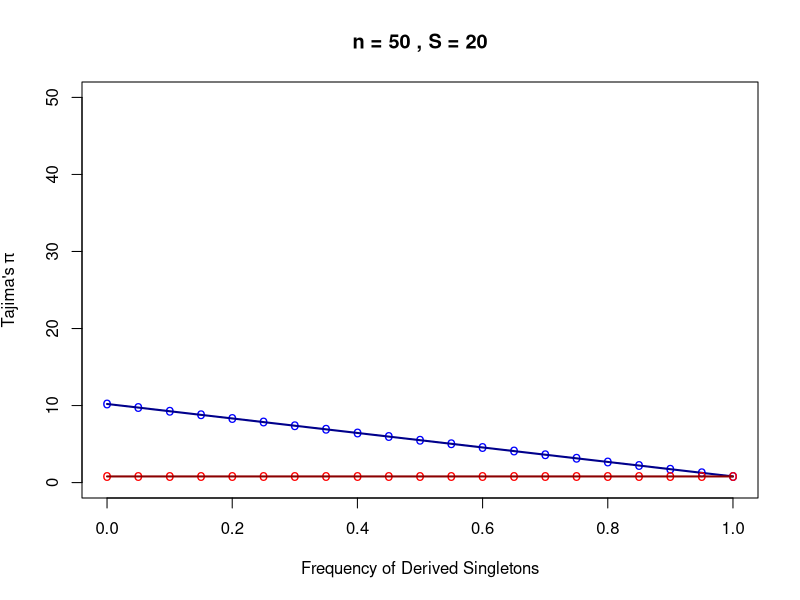
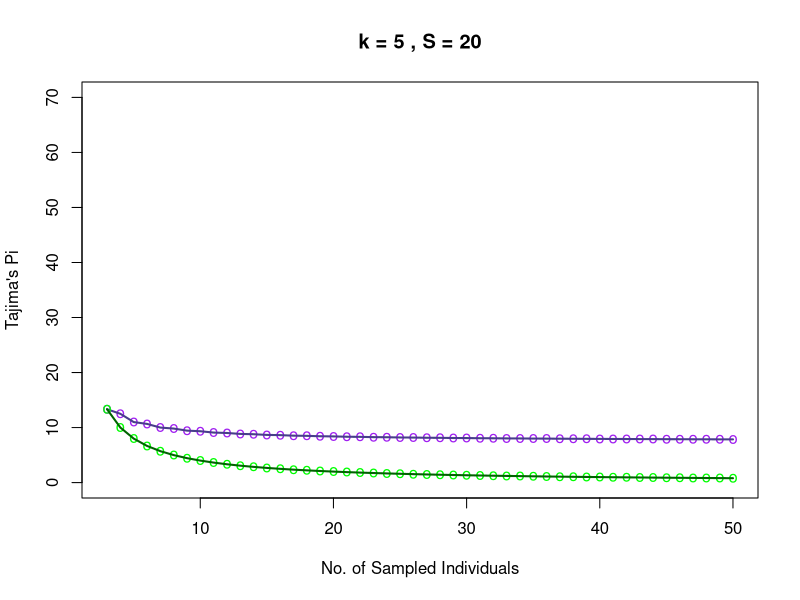
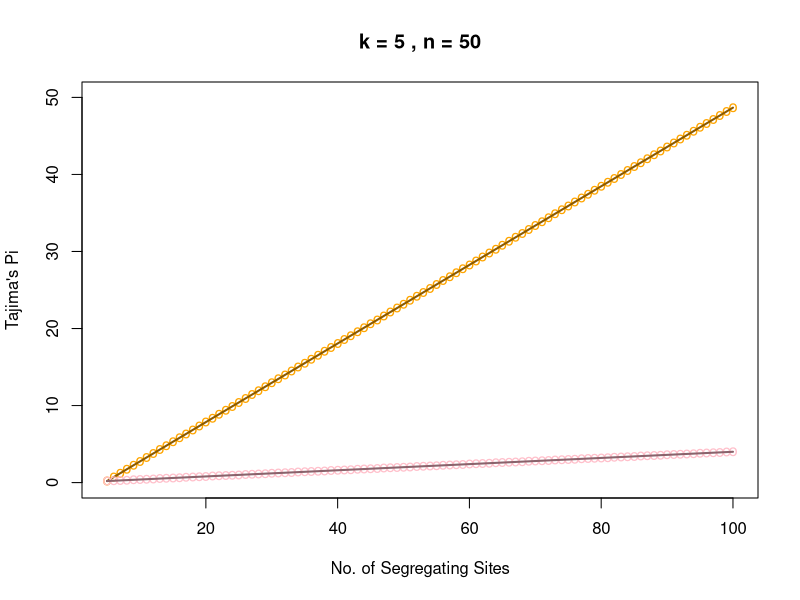
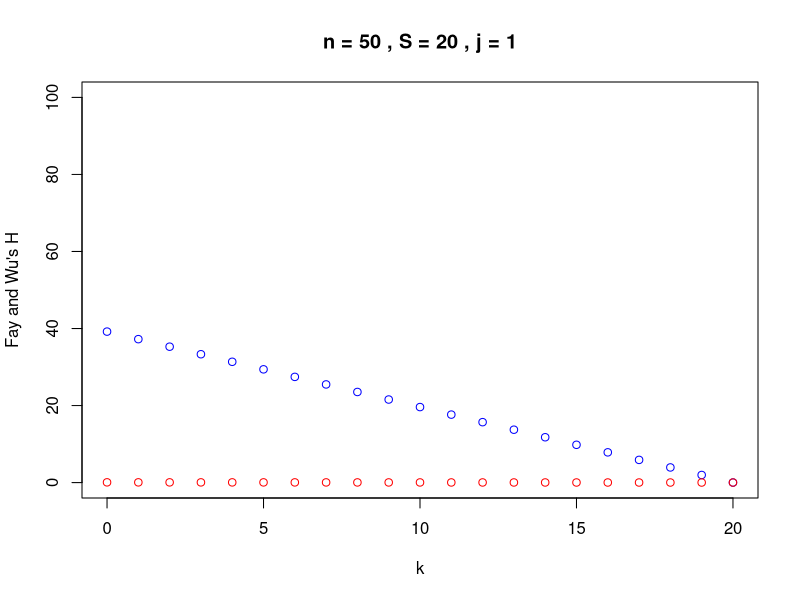
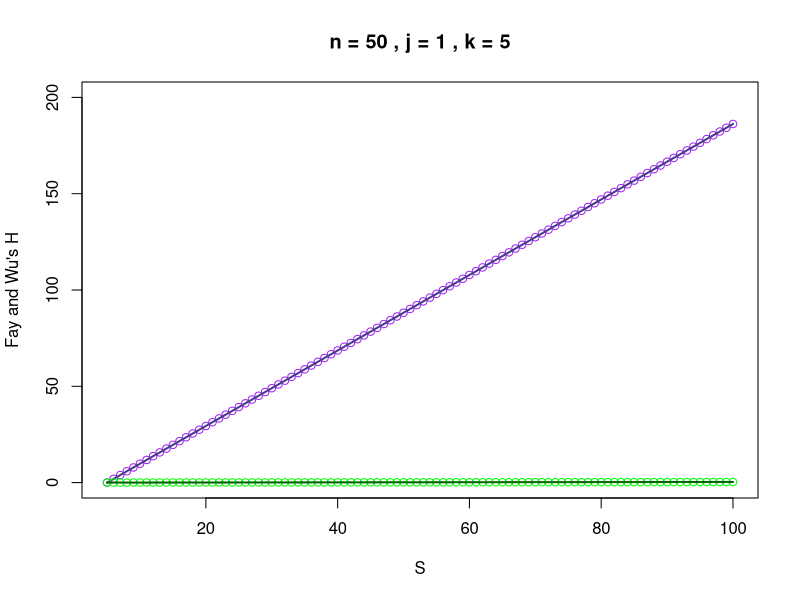
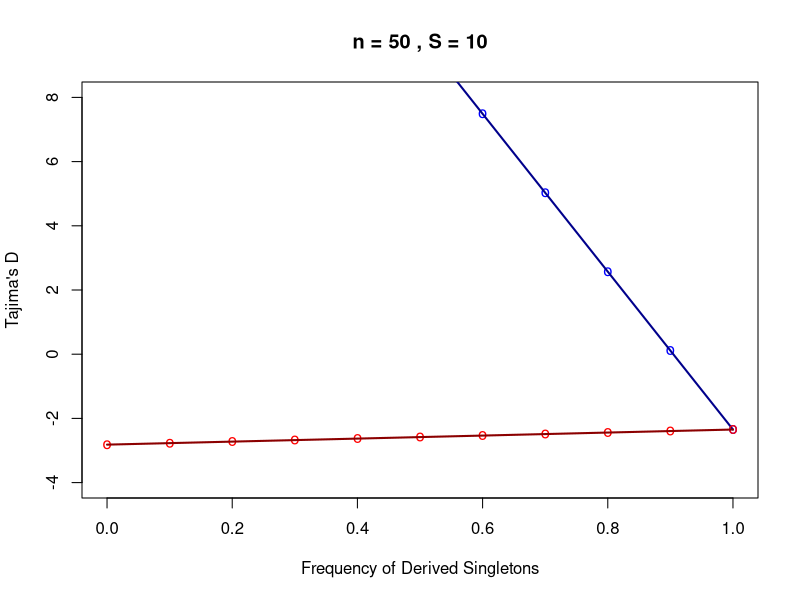
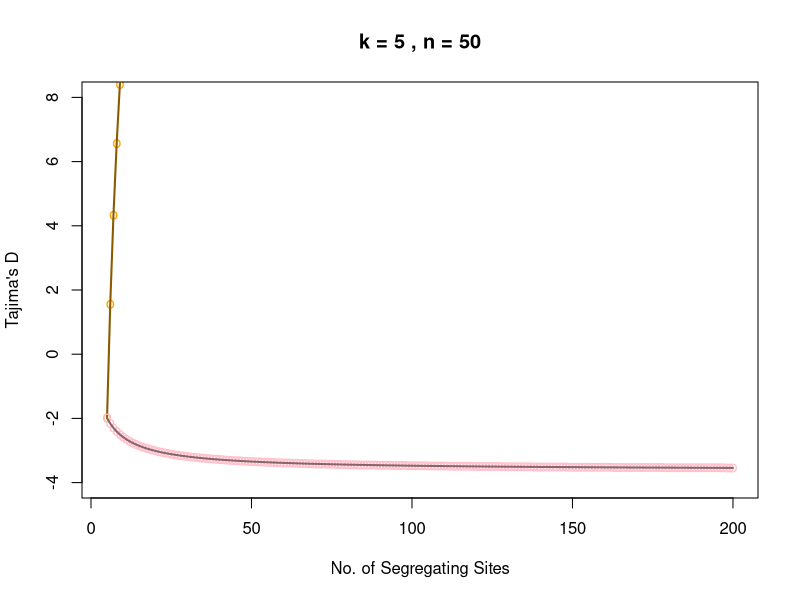
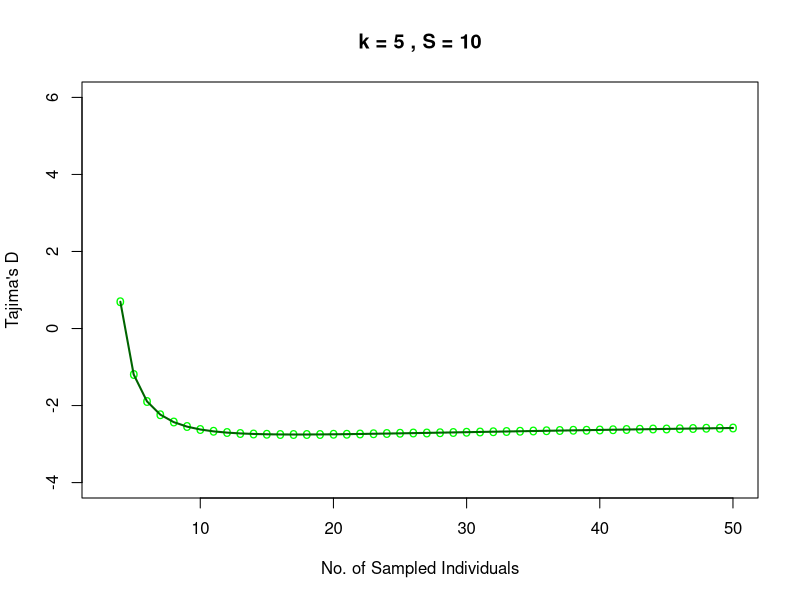

Reproduce these figures in R, in order.
####### R code for Theta Bounds and Difference Statistics #######
####### Version 2.0: (8/30/2017)                          #######
####### By Alan Aw                                        #######

##### Bounds are mathematical, so 
##### work for any mutation model 
##### (infinite sites, infinite alleles) #####

#### Paramaters ####
S = 100 # Segregating Sites
n = 50 # Individuals
j = 1 # Component of SFS, must be in [1,n-1]
k = 5 # Value of \xi_j, must be in [0,S]
####

###########################################
######### Theta Estimator Bounds ##########
###########################################

#### Tajima's Pi ####
f.max <- function(n,j) { # Helper function: get upper bound
  f.max.out = 0 
  for (i in 1:(n-1)) {
    if (i!=j & i*(n-i) > f.max.out) {
      f.max.out = i * (n-i)
    }
  }
  return(f.max.out)
}

f.min <- function(n,j) { # Helper function: get lower bound
  f.min.out = n * n 
  for (i in 1:(n-1)) {
    if (i!=j & i*(n-i) < f.min.out) {
      f.min.out = i * (n-i)
    }
  }
  return(f.min.out)
}

### Upper Bound ###
f.thetaPi.max <- function(n,S,j,k) { 
  (k*j*(n-j) + (S-k)*f.max(n,j)) / choose(n,2)
}

### Lower Bound ###
f.thetaPi.min <- function(n,S,j,k) {
  (k*j*(n-j) + (S-k)*f.min(n,j)) / choose(n,2)
} 

### Example Plots ###
## Initialize some parameters ##
n=50
S=20
j=1
k=5

## Let's plot dependence of
## Tajima's Pi on k ##

# This has been changed to a function
# =====================================================================================================
plot_tajima_Pi_k = function(n, S, j){
  vec.k = c(0:S) 
  vec.thetaPi.max = f.thetaPi.max(n,S,j,vec.k)
  plot(vec.k/S,vec.thetaPi.max, xlab="Frequency of Derived Singletons", ylab=expression("Tajima's"~pi),col="blue",ylim=c(0,50),main=paste("n =",n,", S =", S),pch="o")
  lines(vec.k/S, vec.thetaPi.max, xlim=range(vec.k), ylim=range(vec.thetaPi.max), col="blue4",lwd=2,pch=16)
  vec.thetaPi.min = f.thetaPi.min(n,S,j,vec.k) 
  points(vec.k/S,vec.thetaPi.min,col="red",pch="o") 
  lines(vec.k/S, vec.thetaPi.min, xlim=range(vec.k), ylim=range(vec.thetaPi.min), col="darkred",lwd=2,pch=16)
}

plot_tajima_Pi_k(n,S,j)
# =====================================================================================================

## Let's plot dependence of
## Tajima's Pi on n ##
n.lower=3
n.upper=50

plot_tajima_Pi_n = function(n.lower, n.upper,j, k){
  vec.n = c(n.lower:n.upper)
  vec.thetaPi.max=c(1:length(vec.n))
  
  for (i in 1:length(vec.n)) {
    vec.thetaPi.max[i]=f.thetaPi.max(i+n.lower-1,S,j,k) 
  }
  plot(vec.n,vec.thetaPi.max, xlab="No. of Sampled Individuals", ylab="Tajima's Pi",col="purple",ylim=c(0,70),main=paste("k =",k,", S =",S),pch="o")
  lines(vec.n, vec.thetaPi.max, xlim=range(vec.n), ylim=range(vec.thetaPi.max), col="darkslateblue",lwd=2,pch=16)
  print(vec.n)
  vec.thetaPi.min=c(1:length(vec.n))
  print(vec.thetaPi.min)
  for (i in 1:length(vec.n)) {
    vec.thetaPi.min[i]=f.thetaPi.min(i+n.lower-1,S,j,k) 
  }
  points(vec.n,vec.thetaPi.min,col="green",pch="o") 
  lines(vec.n, vec.thetaPi.min, xlim=range(vec.n), ylim=range(vec.thetaPi.min), col="darkgreen",lwd=2,pch=16)
}

plot_tajima_Pi_n(n.lower,n.upper,j, k)
# =====================================================================================================

## Let's plot dependence of
## Tajima's Pi on S ##


plot_tajima_Pi_S = function(n, S, k, j){
  vec.S = seq(from=k,to=100,by=1) 
  vec.thetaPi.max = f.thetaPi.max(n,vec.S,j,k)
  plot(vec.S,vec.thetaPi.max, xlab="No. of Segregating Sites", ylab="Tajima's Pi",col="orange",ylim=c(0,50),main=paste("k =",k,", n =",n),pch="o")
  lines(vec.S, vec.thetaPi.max, xlim=range(vec.S), ylim=range(vec.thetaPi.max), col="orange4",lwd=2,pch=16)
  vec.thetaPi.min = f.thetaPi.min(n,vec.S,j,k)
  points(vec.S,vec.thetaPi.min,col="pink",pch="o") 
  lines(vec.S, vec.thetaPi.min, xlim=range(vec.S), ylim=range(vec.thetaPi.min), col="pink4",lwd=2,pch=16)
}

plot_tajima_Pi_S(n, S, k, j)

# =====================================================================================================

####

#### Fay and Wu's H ####
#### DO NOT RUN THIS PART IN CONJUNCTION 
#### with Tajima's Pi code above! ####

f.max <- function(n,j) { # Helper function: get upper bound
  f.max.out = 0 
  for (i in 1:(n-1)) {
    if (i!=j & i*i > f.max.out) {
      f.max.out = i*i
    }
  }
  return(f.max.out)
}

f.min <- function(n,j) { # Helper function: get lower bound
  f.min.out = n * n 
  for (i in 1:(n-1)) {
    if (i!=j & i*i < f.min.out) {
      f.min.out = i*i
    }
  }
  return(f.min.out)
}

### Upper Bound ###
f.thetaH.max <- function(n,S,j,k) { 
  (k*j*j + (S-k)*f.max(n,j)) / choose(n,2)
}

### Lower Bound ###
f.thetaH.min <- function(n,S,j,k) {
  (k*j*j + (S-k)*f.min(n,j)) / choose(n,2)
}

### Example Plots ###
##
n=50
S=20
j=1

## Let's plot dependence of
## Fay and Wu's H on k ##
plot_Fay_H_k = function(n,S,j){
  vec.k = c(0:S)
  vec.thetaH.max = f.thetaH.max(n,S,j,vec.k)
  plot(vec.k,vec.thetaH.max, xlab="k", ylab="Fay and Wu's H",col="blue",ylim=c(0,100),main=paste("n =",n,", S =",S,", j =",j))
  vec.thetaH.min = f.thetaH.min(n,S,j,vec.k)
  points(vec.k,vec.thetaH.min,col="red") 
}

plot_Fay_H_k(n,S,j)

## Let's plot dependence of
## Fay and Wu's H on S ##
plot_Fay_H_S = function(n,S,j,k){
  vec.S = seq(from=k,to=100,by=1) 
  vec.thetaH.max = f.thetaH.max(n,vec.S,j,k)
  plot(vec.S,vec.thetaH.max, xlab="S", ylab="Fay and Wu's H",col="purple",ylim=c(0,200),main=paste("n =",n,", j =",j,", k =",k))
  lines(vec.S, vec.thetaH.max, xlim=range(vec.S), ylim=range(vec.thetaH.max), col="darkslateblue",lwd=2,pch=16)
  vec.thetaH.min = f.thetaH.min(n,vec.S,j,k)
  points(vec.S,vec.thetaH.min,col="green") 
  lines(vec.S, vec.thetaH.min, xlim=range(vec.S), ylim=range(vec.thetaH.min), col="darkgreen",lwd=2,pch=16)
}

plot_Fay_H_S(n,S,j,k)

###########################################
########## Difference Statistics ##########
###########################################

#### Helper Functions ####
little.a <- function(n) {
  harm.sum = 0
  for (i in 1:(n-1)) {
    harm.sum = harm.sum + 1/i
  }
  return(harm.sum)
}

big.a <- function(n) {
  harm.sum.square = 0
  for (i in 1:(n-1)) {
    harm.sum.square = harm.sum.square + 1/(i^2)
  }
  return(harm.sum.square)
}

### For Tajima's D ### (see Simonsen, Churchill, Aquadro, 1995)
v.T <- function(n) {
  (2*(n^2+n+3)/(9*n*(n-1))-(n+2)/(little.a(n)*n) + big.a(n)/(little.a(n))^2) / (little.a(n)^2+big.a(n))
}

u.T <- function(n) {
  (((n+1)/(3*(n-1))-1/little.a(n))/little.a(n)) - v.T(n) 
} ###

### For Fu and Li's F ### (see Simonsen, Churchill, Aquadro, 1995)
v.F <- function(n) {
  ((2*n^3 + 110*n^2 -255*n + 153)/(9*n^2*(n-1))+(2*(n-1)*little.a(n))/(n^2)-(8*big.a(n))/n) / (little.a(n)^2+big.a(n))
}

u.F <- function(n) {
  ((4*n^2+19*n+3-12*(n+1)*little.a(n+1))/(3*n*(n-1)))/little.a(n) - v.F(n)
}
#### Tajima's D ####

### Upper Bound ###
f.TajimaD.max <- function(n,S,j,k) {
  return((f.thetaPi.max(n,S,j,k) - S/little.a(n)) / sqrt(u.T(n)*S + v.T(n)*S*S))
}

### Lower Bound ###
f.TajimaD.min <- function(n,S,j,k) {
  (f.thetaPi.min(n,S,j,k) - S/little.a(n)) / sqrt(u.T(n)*S + v.T(n)*S*S)
}

## Let's plot dependence of
## Tajima's D on frequency of singletons, k ##
plot_tajima_D_k = function(n,S,j){
  vec.k = c(0:S)
  vec.TajimaD.max = f.TajimaD.max(n,S,j,vec.k)
  plot(vec.k/S,vec.TajimaD.max, xlab="Frequency of Derived Singletons", ylab="Tajima's D",col="blue",ylim=c(-4,8),main=paste("n =",n,", S =",S),pch="o")
  lines(vec.k/S, vec.TajimaD.max, xlim=range(vec.k), ylim=range(vec.TajimaD.max), col="blue4",lwd=2,pch=16)
  vec.TajimaD.min = f.TajimaD.min(n,S,j,vec.k)   
  points(vec.k/S,vec.TajimaD.min,col="red",pch="o") 
  lines(vec.k/S, vec.TajimaD.min, xlim=range(vec.k), ylim=range(vec.TajimaD.min), col="darkred",lwd=2,pch=16)
  
  }
n = 50 
S = 10 
j = 1
plot_tajima_D_k(n,S,j)

## Let's plot dependence of
## Tajima's D on S ##
plot_tajima_D_S = function(n,S,j,k){
  vec.S = seq(from=k,to=200,by=1) 
  vec.TajimaD.max = f.TajimaD.max(n,vec.S,j,k)
  plot(vec.S,vec.TajimaD.max, xlab="No. of Segregating Sites", ylab="Tajima's D",col="orange",xlim=range(vec.S), ylim=range(-4,8),main=paste("k =",k,", n =",n),pch="o")
  lines(vec.S, vec.TajimaD.max, xlim=range(vec.S), ylim=range(vec.TajimaD.max), col="orange4",lwd=2,pch=16)
  vec.TajimaD.min = f.TajimaD.min(n,vec.S,j,k)
  points(vec.S,vec.TajimaD.min,col="pink",pch="o") 
  lines(vec.S, vec.TajimaD.min, xlim=range(vec.S), ylim=range(vec.TajimaD.min), col="pink4",lwd=2,pch=16)
  
}
plot_tajima_D_S(n,S,j,k)

## Let's plot dependence of
## Tajima's D on n ##
n.lower=3
n.upper=50

plot_tajima_D_n = function(n.lower, n.upper, S,j,k){
  vec.n = c(n.lower:n.upper)
  vec.TajimaD.max=c(1:length(vec.n))
  for (i in 1:length(vec.n)) {
    vec.TajimaD.max[i]=f.TajimaD.max(i+n.lower-1,S,j,k) 
  }
  plot(vec.n,vec.TajimaD.max, xlab="No. of Sampled Individuals", ylab="Tajima's D",col="purple",xlim=range(vec.n), ylim=range(-4,6),main=paste("k =",k,", S =",S),pch="o")
  lines(vec.n, vec.TajimaD.max, xlim=range(vec.n), ylim=range(vec.TajimaD.max), col="darkslateblue",lwd=2,pch=16)
  vec.TajimaD.min=c(1:length(vec.n))
  for (i in 1:length(vec.n)) {
    vec.TajimaD.min[i]=f.TajimaD.min(i+n.lower-1,S,j,k) 
  }
  points(vec.n,vec.TajimaD.min,col="green",pch="o") 
  lines(vec.n, vec.TajimaD.min, xlim=range(vec.n), ylim=range(vec.TajimaD.min), col="darkgreen",lwd=2,pch=16)
}

plot_tajima_D_n(n.lower, n.upper, S,j,k)


#### Fu and Li's F ####

### Upper Bound ###
f.FuLiF.max <- function(n,S,j,k) {
  (f.thetaPi.max(n,S,j,k) - k) / sqrt(u.F(n)*S + v.F(n)*S*S)
}

### Lower Bound ###
f.FuLiF.min <- function(n,S,j,k) {
  (f.thetaPi.min(n,S,j,k) - k) / sqrt(u.F(n)*S + v.F(n)*S*S)
}

## Let's plot dependence of
## Fu and Li's F on frequency of singletons \xi_1 ##
plot_Fu_s = function(n,S,j){
  vec.k = c(0:S)
  vec.FuLiF.max = f.FuLiF.max(n,S,j,vec.k)
  plot(vec.k/S,vec.FuLiF.max, xlab="Frequency of Derived Singletons", ylab="Fu and Li's F",col="blue",ylim=c(-12,6),main=paste("n =",n,", S =",S),pch="o")
  lines(vec.k/S, vec.FuLiF.max, xlim=range(vec.k/S), ylim=range(vec.FuLiF.max), col="blue4",lwd=2,pch=16)
  vec.FuLiF.min = f.FuLiF.min(n,S,j,vec.k)   
  points(vec.k/S,vec.FuLiF.min,col="red",pch="o") 
  lines(vec.k/S, vec.FuLiF.min, xlim=range(vec.k/S), ylim=range(vec.FuLiF.min), col="darkred",lwd=2,pch=16)
}

plot_Fu_s(n,S,j)


## Let's plot dependence of
## Fu and Li's F on S ##
plot_Fu_li_S = function(n,S,j,k){
  vec.S = seq(from=k,to=200,by=1) 
  vec.FuLiF.max = f.FuLiF.max(n,vec.S,j,k)
  plot(vec.S,vec.FuLiF.max, xlab="No. of Segregating Sites", ylab="Fu and Li's F",col="orange",xlim=range(vec.S), ylim=range(-12,6),main=paste("k =",k,", n =",n),pch="o")
  lines(vec.S, vec.FuLiF.max, xlim=range(vec.S), ylim=range(vec.FuLiF.max), col="orange4",lwd=2,pch=16)
  vec.FuLiF.min = f.FuLiF.min(n,vec.S,j,k)
  points(vec.S,vec.FuLiF.min,col="pink",pch="o") 
  lines(vec.S, vec.FuLiF.min, xlim=range(vec.S), ylim=range(vec.FuLiF.min), col="pink4",lwd=2,pch=16)
  
}

plot_Fu_li_S(n,S,j,k)

## Let's plot dependence of
## Fu and Li's F on n ##
plot_Fu_li_n = function(n,S,j,k){
  n.lower=3
  n.upper=100
  vec.n = c(n.lower:n.upper)
  vec.FuLiF.max=c(1:length(vec.n))
  for (i in 1:length(vec.n)) {
    vec.FuLiF.max[i]=f.FuLiF.max(i+n.lower-1,S,j,k) 
  }
  plot(vec.n,vec.FuLiF.max, xlab="No. of Sampled Individuals", ylab="Fu and Li's F",col="purple",xlim=range(vec.n), ylim=range(-4,12),main=paste("k =",k,", S =",S),pch="o")
  lines(vec.n, vec.FuLiF.max, xlim=range(vec.n), ylim=range(vec.FuLiF.max), col="darkslateblue",lwd=2,pch=16)
  vec.FuLiF.min=c(1:length(vec.n))
  for (i in 1:length(vec.n)) {
    vec.FuLiF.min[i]=f.FuLiF.min(i+n.lower-1,S,j,k) 
  }
  points(vec.n,vec.FuLiF.min,col="green",pch="o") 
  lines(vec.n, vec.FuLiF.min, xlim=range(vec.n), ylim=range(vec.FuLiF.min), col="darkgreen",lwd=2,pch=16)
}

plot_Fu_li_n(n,S,j,k)
